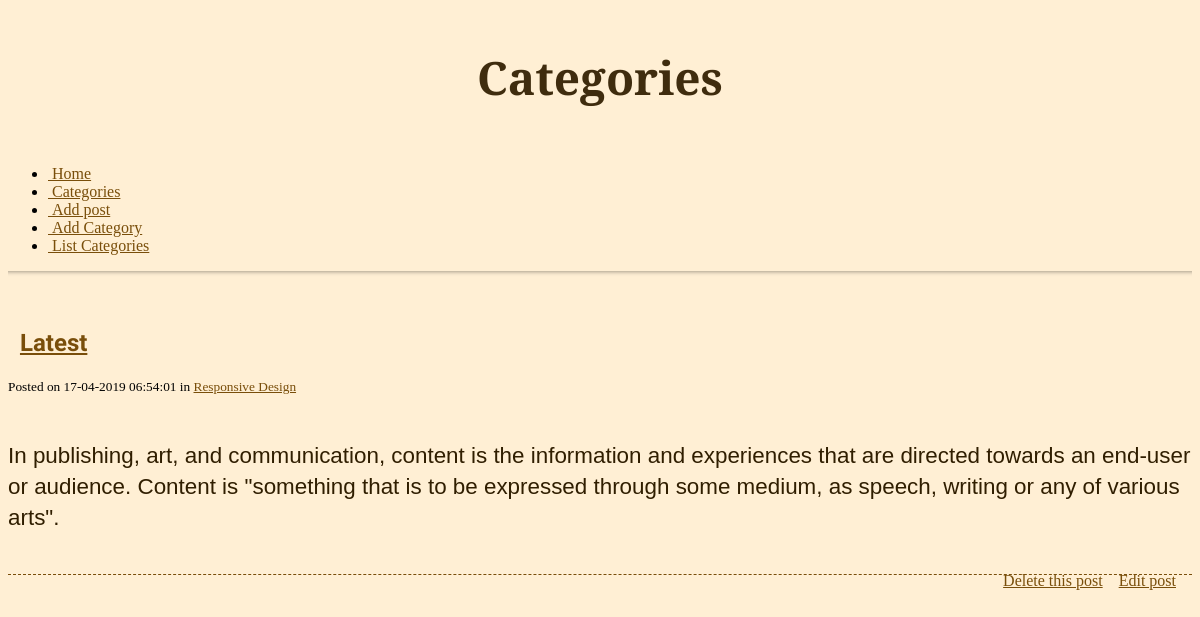
Screenshot of /category.php?id=7 with the database file from the repository.
### tables this page shows
CREATE TABLE `posts` (
  `id` int(6) NOT NULL AUTO_INCREMENT,
  `cat_id` int(3) NOT NULL,
  `title` varchar(255) NOT NULL,
  `contents` text NOT NULL,
  `date_posted` datetime NOT NULL,
  PRIMARY KEY (`id`)
);

### resources/func/blog.php (called while the page is built, shortened)
<?php
function get_posts($id = null, $cat_id = null) {
	$conn = mysqli_connect('localhost', 'root', 'root','blog');
	$posts = array();
	$query = "SELECT posts.id AS post_id, categories.id AS category_id, title, contents, date_posted, categories.name FROM posts INNER JOIN categories ON categories.id = posts.cat_id ";
	if (isset($cat_id) ){
		$cat_id = (int) $cat_id;
		$query .= " WHERE `cat_id` = {$cat_id}";
	}
	$query .= " ORDER BY `posts` . `id` DESC";
	$resultSet = mysqli_query($conn,$query);
	while ($row = mysqli_fetch_assoc($resultSet) ) {
		$posts[] = $row;
	}
	return $posts;
}
function fun_get_category($id = null){
	$category = '';
	$conn = mysqli_connect('localhost', 'root', 'root', 'blog');
	$resultSet = mysqli_query($conn, " SELECT name FROM categories where `id` = ${id}");
	while ($row = mysqli_fetch_assoc($resultSet)) {
		$category .= $row['name'];
	}
	return $category;
}

### category.php (the view, shortened to what this page needs)
<?php
include_once('resources/init.php');
if(empty($_GET)){
	header('location: category_list.php');
}
else{
	$posts = get_posts(null, $_GET['id']);
	$cat = fun_get_category($_GET['id']);
}
?>
<!DOCTYPE html>
<html lang="en">
<head>
	<?php include "includes/_head.php" ?>
</head>
<body>
	<div class="container">
		<div class="row">
			<div class="span6 offset3">
				<h1>Categories</h1>
				<br>
				<?php include "includes/_nav.php" ?>
				<hr>
				<br>
				<?php
					foreach ( $posts as $post ) {
						if ( ! category_exists('name', $post ['name'] ) ){
							$post['name'] = 'Uncategorised';
						}
				?>
					<div class="post">
						<h2><i class="icon-quote-left">&nbsp;&nbsp;</i><a href="index.php?id=<?php echo $post['post_id']; ?>"><?php echo $post['title']; ?></a></h2>
						<small> Posted on <?php echo date('d-m-Y h:i:s', strtotime($posts[0]['date_posted'])); ?>
							in <a href="category.php?id=
							<?php echo $post['category_id']; ?>">
							<?php echo $cat; ?>
						</a>
						</small>
						<p class="post-content"><?php echo nl2br($post['contents']);?></p>
						<div class="post-functions">
							<ul>
								<li><a href="delete_post.php?id=<?php echo $post["post_id"]; ?>"> Delete this post</a></li>
								<li><a href="edit_post.php?id=<?php echo $post['post_id']; ?>"> Edit post</a></li>
							</ul>
						</div>
						<br />
					</div>
					<?php
				}
				?>
			</div>
		</div>
	</body>
	</html>

### css/main.css (style rules this page uses)
body { background-color: rgb(255, 239, 212); }
hr { height: 12px; border: 0; box-shadow: inset 0 12px 5px -12px rgba(0, 0, 0, 0.5); }
h1 { text-align: center; margin: 1em 0 0.5em 0; font-family: 'Alegreya', sans-serif; font-size: 46px; color: rgb(63, 44, 14); }
h2,h3 { font-family: 'Acme'; }
a { color: rgb(121, 78, 10); }
.post { margin-bottom: 1.5em; border-bottom: 1px dashed rgb(121, 78, 10); }
.post-content { padding-top: 1em; font-size: 1.4em; line-height: 1.4em; font-family: 'Arial'; color:rgb(48, 30, 0); }
.post-functions ul { float: right; }
.post-functions li { display: block; float: left; padding-right: 1em; }

### rows the page displays
posts: title "Latest", date_posted "17-04-2019 06:54:01", contents "In publishing, art, and communication, content is the information and experiences that are directed towards an end-user or audience. Content is \"something that is to be expressed through some medium, as speech, writing or any of various arts\"."
